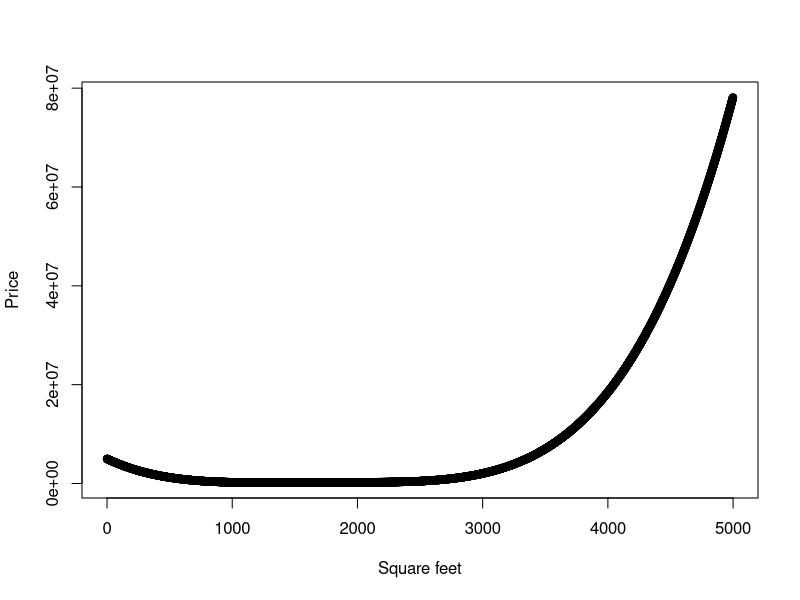
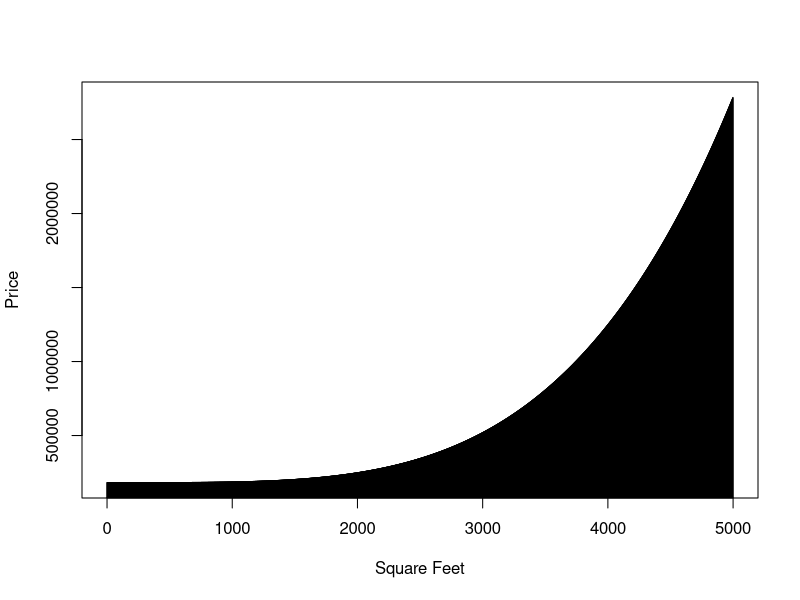

Source code (R) for these figures, in order:
#-------------------------------------------------------------------------------
#============= WEEK 2 - EXERCISE 2 =============================================
#-------------------------------------------------------------------------------
setwd("~/GitHub/QMM2020/Week_2")

df_RE <- as.data.frame(read.csv("RealEstate.csv"))

# a.

reg1 <- lm(df_RE$Price ~ df_RE$Type + df_RE$Square.feet)
lm1 <- summary(reg1)

# R automatically converts chr type variables to booleans IF there are only 2 possible values.
# Thus, if a house is a family home, it is worth 3629.50 £ more.
# Every square feet of house area is worht 90.37 £

# b.

# b2 is significant at alpha = 1 %, thus it is also significant at alpha = 5 %.
# b1, on the other hand, is not significant.

# c.
reg2 <- lm(df_RE$Price ~ df_RE$Type + df_RE$Square.feet + df_RE$Type*df_RE$Square.feet)
lm2 <- summary(reg2)

# d. Single-family home of 1750 sq. ft.
sq.ft <- 1750L
isFamily <- TRUE
price1 <- coef(reg1)[1] + coef(reg1)[2]*isFamily + coef(reg1)[3]*sq.ft
price2 <- coef(reg2)[1] + coef(reg2)[2]*isFamily + coef(reg2)[3]*sq.ft + coef(reg2)[4]*isFamily*sq.ft

# e. Polynomial model of degree 4
set.seed(18)
q <- seq(from=0, to=4999, by=1)

reg3 <- lm(df_RE$Price ~ df_RE$Square.feet + I(df_RE$Square.feet^2) + I(df_RE$Square.feet^3) + I(df_RE$Square.feet^4))
lm3 <- summary(reg3)

price3 <- coef(reg3)[1] + coef(reg3)[2]*sq.ft + coef(reg3)[3]*I(sq.ft^2) + coef(reg3)[4]*I(sq.ft^3) + coef(reg3)[5]*I(sq.ft^4)
pred3 <- coef(reg3)[1] + coef(reg3)[2]*q + coef(reg3)[3]*I(q^2) + coef(reg3)[4]*I(q^3) + coef(reg3)[5]*I(q^4)
plot(x=q, y=pred3, xlab="Square feet", ylab="Price")

# f.

reg0 <- lm(df_RE$Price ~ 1)
reg4 <- step(reg3, scope = list(lower=reg0, upper=reg3), direction="backward")

price4 <- coef(reg4)[1] + coef(reg4)[2]*I(sq.ft^4)

pred4 <- coef(reg4)[1] + coef(reg4)[2]*I(q^4)
plot(x=q, y=pred4, xlab="Square Feet", ylab="Price", type="h")

# g.

# Square feet and meters are perfectly correlated, thus it would be useless to add it to the regression.

# h.

df_RE$Square.meters <- df_RE$Square.feet / 10.7639
regm <- lm(df_RE$Price ~ df_RE$Type + df_RE$Square.meters)
lmm <- summary(regm)

coefm_theo <- coef(reg1)[3] * 10.7639
coefm <- coef(regm)[3]
print(list(c(coefm_theo, coefm), "They are exactly the same, duh!"))